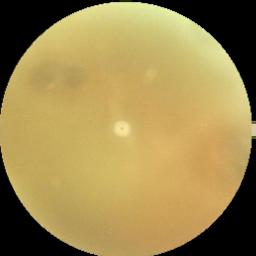
#> input picture dataset/cataract/_0_4015166.jpg, 256 x 256 px, found by its file name; its folder holds only this picture in this run
$ jupyter execute --allow-errors percobaan6.ipynb   (older library calls are emulated)
#> lines starting #> are read from the running program, lines starting #| are printed output that depends on the picture; after the words box and inside, x2 and y2 are one past the last pixel; in counts of white or black regions, pixels touching at a corner belong together
## Percobaan 6

Ekualisasi, Mean, Roberts, Threshold, dan Closing

[cell 1]
import os
import cv2 as cv
import matplotlib.pyplot as plt
import numpy as np
import pandas as pd
from sklearn.model_selection import train_test_split, cross_val_predict
from sklearn.metrics import accuracy_score, classification_report
from skimage.feature import graycomatrix, graycoprops
from scipy.stats import entropy
from sklearn.ensemble import RandomForestClassifier
from sklearn.svm import SVC
from sklearn.neighbors import KNeighborsClassifier
from sklearn.metrics import accuracy_score, precision_score, recall_score, f1_score, confusion_matrix, classification_report
from sklearn.metrics import (confusion_matrix, ConfusionMatrixDisplay)
import seaborn as sns

<div style="text-align: justify; font-family: Arial, sans-serif; line-height: 1.6;">

Kode di atas digunakan dalam projek klasifikasi citra retina dan diawali dengan mengimpor berbagai pustaka yang dibutuhkan untuk membaca data, melakukan ekstraksi fitur, membangun model klasifikasi, dan mengevaluasi performanya. Pustaka <code>os</code> digunakan untuk navigasi direktori dan mengakses file gambar, sementara <code>cv2</code> (OpenCV) berfungsi untuk membaca serta memproses citra retina. Untuk keperluan visualisasi data dan hasil klasifikasi, digunakan <code>matplotlib.pyplot</code> dan <code>seaborn</code>. Manipulasi data numerik dan tabular dilakukan menggunakan <code>numpy</code> dan <code>pandas</code>. Pembagian data menjadi data latih dan uji dilakukan dengan <code>train_test_split</code>, sedangkan <code>cross_val_predict</code> digunakan untuk validasi silang dalam prediksi. Evaluasi model dilakukan dengan berbagai metrik seperti akurasi, presisi, recall, f1-score, dan confusion matrix yang disediakan oleh <code>sklearn.metrics</code>. Untuk ekstraksi fitur tekstur dari gambar, digunakan metode GLCM melalui fungsi <code>graycomatrix</code> dan <code>graycoprops</code> dari pustaka <code>skimage.feature</code>, serta entropi dihitung menggunakan fungsi <code>entropy</code> dari <code>scipy.stats</code>. Tiga model klasifikasi yang digunakan dalam kode ini adalah Random Forest, Support Vector Machine (SVM), dan K-Nearest Neighbors (KNN), yang semuanya diimpor dari <code>sklearn</code>.

</div>

## Data Loading

[cell 2]
data = []
labels = []
file_name = []

for sub_folder in os.listdir("dataset\\"):
    sub_folder_files = os.listdir(os.path.join("dataset\\", sub_folder))
    for i, filename in enumerate(sub_folder_files):
        img_path = os.path.join("dataset\\", sub_folder, filename)
        img = cv.imread(img_path)
#> img is the input picture: shape (256, 256, 3); mean B, G, R 80.1, 137.4, 158.4
        if img is not None:
            # Ambil channel hijau dari gambar
            green = img[:, :, 1]
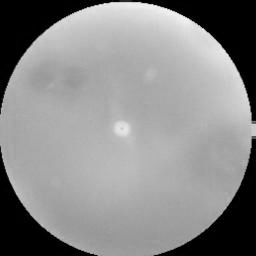
#> green: shape (256, 256); min 0, max 255, mean 137.4
            green = cv.resize(green, (150, 150)) # Resize gambar yag diambil
#> green: shape (150, 150)
            green = green.astype(np.uint8)

            data.append(green)
            labels.append(sub_folder)
            name = os.path.splitext(filename)[0]
            file_name.append(filename)

data = np.array(data)
labels = np.array(labels)

<div style="text-align: justify; font-family: Arial, sans-serif; line-height: 1.6;">

Kode di atas digunakan untuk memuat dan memproses citra retina dari dataset yang tersusun dalam struktur direktori berdasarkan label kelas. Terdapat empat kategori label yang digunakan, yaitu <b>katarak</b>, <b>diabetic retinopathy</b>, <b>glaukoma</b>, dan <b>normal</b>. Setiap kategori diwakili oleh sebuah subfolder di dalam direktori <code>dataset\\</code>, dan masing-masing berisi gambar retina yang termasuk dalam kategori tersebut.

Program menelusuri setiap subfolder, lalu membaca gambar-gambar di dalamnya menggunakan OpenCV. Jika gambar berhasil dimuat, program mengambil channel hijau (indeks ke-1) dari gambar RGB, karena channel ini umumnya memberikan kontras terbaik untuk mendeteksi struktur penting retina seperti pembuluh darah. Gambar tersebut kemudian diubah ukurannya menjadi <b>150x150 piksel</b> dan dikonversi ke tipe data <code>uint8</code> untuk memastikan kompatibilitas saat proses pengolahan.

Setelah itu, gambar yang telah diproses disimpan dalam array <code>data</code>, labelnya disimpan dalam <code>labels</code>, dan nama file disimpan ke dalam <code>file_name</code>. Seluruh data kemudian dikonversi menjadi array NumPy agar efisien digunakan pada proses ekstraksi fitur dan pelatihan model klasifikasi citra retina.
</div>

## Data Preparation

### Define Preprocessing

[cell 3]
def histogram_equalization(img_gray):
    hist, bins = np.histogram(img_gray.flatten(), bins=256, range=[0,255])
#> hist = 256 values, max 3667 at index 0, min 0 at index 46, mean 87.89; bins = 257 values from 0 to 255
    cdf = hist.cumsum()
#> cdf = 256 values from 3667 to 22500
    cdf_normalized = cdf * 255 / cdf[-1]
#> cdf_normalized = 256 values from 41.56 to 255
    img_eq = np.interp(img_gray.flatten(), bins[:-1], cdf_normalized)
    return img_eq.reshape(img_gray.shape).astype(np.uint8)

def mean_filter(img, kernel_size=3):
#> called with kernel_size = 3
    pad = kernel_size // 2
    padded = np.pad(img, pad, mode='constant', constant_values=0)
    result = np.zeros_like(img, dtype=np.float32)  # Gunakan float32 untuk akurasi

    for i in range(img.shape[0]):
        for j in range(img.shape[1]):
            window = padded[i:i+kernel_size, j:j+kernel_size]
            total = np.sum(window)
            result[i, j] = total / (kernel_size * kernel_size)
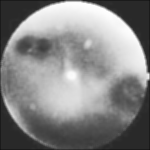
#> result: shape (150, 150) float32; min 18.22, max 254, mean 134.3

    return np.clip(result, 0, 255).astype(np.uint8)  # Clip dan konversi ke uint8

def roberts(gray):
    gray = gray.astype(np.float32)
    tinggi, lebar = gray.shape
    hasil = np.zeros_like(gray, dtype=np.float32)

    kernel_x = np.array([[1, 0],
                         [0, -1]])

    kernel_y = np.array([[0, 1],
                         [-1, 0]])

    for y in range(tinggi - 1):
        for x in range(lebar - 1):
            region = gray[y:y+2, x:x+2]

            gx = np.sum(region * kernel_x)
            gy = np.sum(region * kernel_y)

            magnitude = np.sqrt(gx**2 + gy**2)
            hasil[y, x] = magnitude
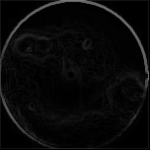
#> hasil: shape (150, 150) float32; min 0, max 123.3, mean 9

    hasil = np.clip(hasil / hasil.max() * 255, 0, 255).astype(np.uint8)
    return hasil

def threshold(gambar, threshold):
#> called with threshold = 100
    height, width = gambar.shape
    mask = np.zeros_like(gambar)

    for i in range(height):
        for j in range(width):
            if gambar[i, j] > threshold:
                mask[i, j] = 255
            else:
                mask[i, j] = 0
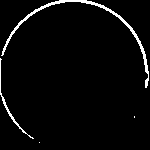
#> mask: shape (150, 150); 3.4% white in thin lines or dots

    return mask

def dilasi(gambar, kernel):
    gambar = gambar // 255
#> gambar: shape (150, 150); values 0 (black) and 1 (white), 3.4% white in thin lines or dots
    padded = np.pad(gambar, ((kernel.shape[0]//2, kernel.shape[0]//2), (kernel.shape[1]//2, kernel.shape[1]//2)), mode='constant', constant_values=0)
#> padded: shape (152, 152); values 0 (black) and 1 (white), 3.3% white in thin lines or dots
    result = np.zeros_like(gambar)
    k_h, k_w = kernel.shape

    for i in range(gambar.shape[0]):
        for j in range(gambar.shape[1]):
            neighborhood = padded[i:i+k_h, j:j+k_w]
            if np.any(neighborhood[kernel==1] == 1):
                result[i, j] = 1
#> result: shape (150, 150); values 0 (black) and 1 (white), 6.9% white; 3 white regions (2 under 20 px), largest, box (x1, y1, x2, y2) and area: (0, 0, 150, 140) 1523
    return (result * 255).astype(np.uint8)

def erosi(gambar, kernel):
    gambar = gambar // 255
    padded = np.pad(gambar, ((kernel.shape[0]//2, kernel.shape[0]//2), (kernel.shape[1]//2, kernel.shape[1]//2)), mode='constant', constant_values=0)
#> padded: shape (152, 152); values 0 (black) and 1 (white), 6.7% white; 3 white regions (2 under 20 px), largest, box (x1, y1, x2, y2) and area: (1, 1, 151, 141) 1523
    result = np.zeros_like(gambar)
    k_h, k_w = kernel.shape

    for i in range(gambar.shape[0]):
        for j in range(gambar.shape[1]):
            neighborhood = padded[i:i+k_h, j:j+k_w]
            if np.all(neighborhood[kernel==1] == 1):
                result[i, j] = 1
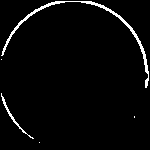
#> result: shape (150, 150); values 0 (black) and 1 (white), 3.1% white in thin lines or dots
    return (result * 255).astype(np.uint8)
#> returned value: shape (150, 150); 3.1% white in thin lines or dots

# [4 lines left out: function opening, not called in this run]

def closing(gambar, kernel):
    dilated = dilasi(gambar, kernel)
    closed = erosi(dilated, kernel)
    return closed.astype(np.uint8)

<div style="text-align: justify; font-family: Arial, sans-serif; line-height: 1.6;">

Kode di atas berisi serangkaian fungsi pemrosesan citra digital yang mencakup <strong>peningkatan kontras</strong>, <strong>deteksi tepi</strong>, <strong>segmentasi biner</strong>, dan <strong>operasi morfologi</strong>. Fungsi <code>histogram_equalization</code> digunakan untuk meningkatkan kontras citra grayscale dengan meratakan histogram distribusi intensitas piksel melalui proses kumulatif (CDF). Fungsi <code>mean_filter</code> menerapkan penyaringan rata-rata (mean) dengan ukuran kernel tertentu, berguna untuk menghaluskan atau mengurangi noise pada citra.

Untuk deteksi tepi, digunakan fungsi <code>roberts</code> yang mengimplementasikan operator Roberts secara manual. Operator ini menghitung gradien intensitas pada arah diagonal menggunakan dua kernel kecil (2x2), dan menggabungkan hasilnya menjadi citra tepi berdasarkan besar vektor gradien. Kemudian, fungsi <code>threshold</code> digunakan untuk membentuk citra biner dengan memberikan nilai 255 untuk piksel yang lebih tinggi dari nilai ambang (threshold), dan 0 untuk piksel lainnya.

Selanjutnya, terdapat fungsi operasi morfologi biner: <code>dilasi</code> dan <code>erosi</code>. Fungsi <code>dilasi</code> memperluas area objek putih dalam citra biner menggunakan kernel struktur, sedangkan <code>erosi</code> mengikis batas objek putih berdasarkan kecocokan penuh terhadap kernel. Kedua operasi ini berguna dalam membersihkan noise atau memperbaiki bentuk objek.

Sebagai gabungan dari operasi morfologi dasar, fungsi <code>opening</code> melakukan <strong>erosi diikuti dilasi</strong> untuk menghilangkan noise kecil atau titik-titik putih di latar belakang, sedangkan <code>closing</code> melakukan <strong>dilasi diikuti erosi</strong> untuk menutup lubang-lubang kecil di dalam objek putih.
</div>

____________________________________________________________________________________________________________________________________________________________

## Preprocessing

<div style="text-align: justify; font-family: Arial, sans-serif; line-height: 1.6;">

Kode di atas mendefinisikan dan menjalankan proses <strong>pra-pemrosesan citra retina</strong> dalam fungsi <code>percobaan6</code>, serta menampilkan hasilnya dalam bentuk grid untuk setiap kelas label. Fungsi <code>percobaan6</code> menerima input berupa channel hijau dari citra dan melakukan serangkaian tahap pemrosesan: pertama, <code>histogram_equalization</code> untuk meningkatkan kontras; kemudian dilanjutkan dengan <code>mean_filter</code> untuk mereduksi noise. Setelah itu, diterapkan <code>roberts</code> untuk mendeteksi tepi, kemudian hasilnya dibinarisasi menggunakan <code>threshold</code> dengan nilai ambang 100. Terakhir, dilakukan <code>closing</code> morfologi dengan kernel 3x3 untuk menutup lubang-lubang kecil pada objek yang terdeteksi.

Seluruh citra yang telah diproses disimpan dalam list <code>dataPreprocessed</code>, yang merupakan hasil iterasi fungsi <code>percobaan6</code> untuk setiap gambar pada list <code>data</code>. Selanjutnya, kode melakukan visualisasi hasil preprocessing berdasarkan label masing-masing. Untuk setiap label yang unik dalam dataset (misalnya "katarak", "diabetic retinopathy", "glaucoma", dan "normal"), dibuat sebuah grid visualisasi berukuran 7x12, cukup untuk menampilkan 84 gambar sekaligus.

Setiap gambar ditampilkan dalam colormap grayscale, tanpa sumbu (axis), dengan judul di atas setiap grid menunjukkan nama label dan metode preprocessing yang digunakan. Fungsi <code>plt.tight_layout()</code> dan <code>plt.subplots_adjust()</code> memastikan tata letak visual tetap rapi serta memberikan ruang bagi judul. Tujuan utama dari kode ini adalah untuk mengevaluasi secara visual hasil tahap preprocessing <strong>(histogram equalization + mean filtering + roberts edge detection + thresholding + morphological closing)</strong> terhadap setiap kelas dalam dataset.
</div>

[cell 4]
def percobaan6(green):
    img_eq = histogram_equalization(green)
    img_mean = mean_filter(img_eq)
#> call 2 of mean_filter, with kernel_size = 3
#> in mean_filter (call 2), `padded = np.pad(img, pad, mode='constant', constant_values=0)`:
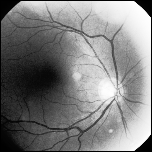
#> padded: shape (152, 152); min 0, max 255, mean 126.2
#> after the loop in mean_filter (call 2), `for i in range(img.shape[0]):`:
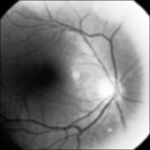
#> result: shape (150, 150) float32; min 0.444, max 254.1, mean 128.4
    img_rob = roberts(img_mean)
#> after the loop in roberts (call 2), `for y in range(tinggi - 1):`:
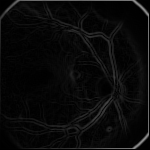
#> hasil: shape (150, 150) float32; min 0, max 143.2, mean 10.1
#> in roberts (call 2), `hasil = np.clip(hasil / hasil.max() * 255, 0, 255).astype(np.uint8)`:
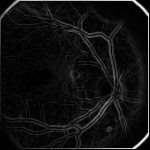
#> hasil: shape (150, 150); min 0, max 255, mean 17.4
    img_threshold = threshold(img_rob, 100)
#> call 2 of threshold, with threshold = 100
#> after the loop in threshold (call 2), `for i in range(height):`:
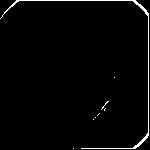
#> mask: shape (150, 150); 2.1% white in thin lines or dots
    img_clos = closing(img_threshold, np.ones((3, 3)))
#> (the rest of the program and of its run is left out)
